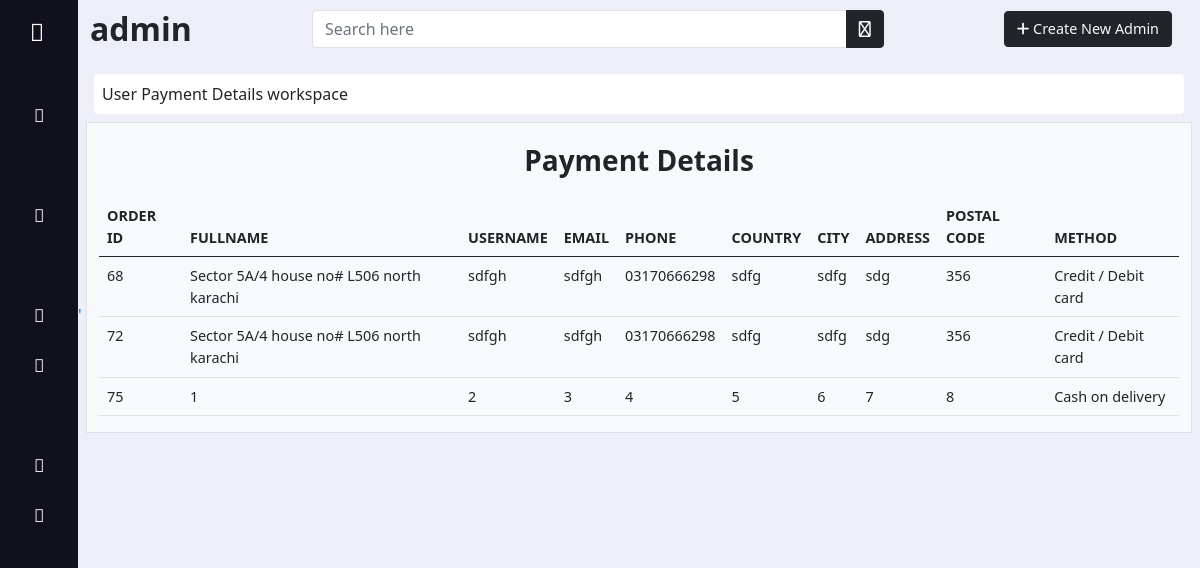
Page /admin/payment_detail.php (signed in) on the committed database.
### tables this page shows
CREATE TABLE `order_details` (
  `order_id` int(11) NOT NULL,
  `fullname` varchar(50) DEFAULT NULL,
  `username` varchar(100) DEFAULT NULL,
  `email` varchar(50) DEFAULT NULL,
  `phone_no` varchar(15) DEFAULT NULL,
  `country` varchar(50) DEFAULT NULL,
  `city` varchar(50) DEFAULT NULL,
  `address` varchar(100) DEFAULT NULL,
  `postal_code` int(11) DEFAULT NULL,
  `method` varchar(100) DEFAULT NULL,
  `user_id` int(11) DEFAULT NULL
);

### admin/payment_detail.php (the view, shortened to what this page needs)
<?php
include '../conn.php';
?>
<!doctype html>
<html lang="en">
<head>
    <link rel="stylesheet" href="../assets/bootstrap/css/bootstrap.min.css">
    <link rel="stylesheet" href="../assets/fontawesome/css/all.min.css">
    <link rel="stylesheet" href="../assets/fontawesome/css/fontawesome.min.css">
    <link rel="stylesheet" href="admin.css">
    <link rel="stylesheet" href="https://site-assets.fontawesome.com/releases/v6.1.2/css/all.css">
</head>
<body>
    <?php require '_asider.php'; ?>
    <main>
        <?php require '_header.php'; ?>
        <div class="row col-12 mx-auto d-flex justify-content-center rounded p-2">
            <div class="w-100 p-2   fs-6">
                <p style="background:white;" class=" rounded p-2 m-0">User Payment Details workspace</p>
            </div>
            <div class="col-12 border bg-light" style="max-height: 90vh;overflow-y:scroll;">
                <p class=" rounded p-2 my-2 fs-3 fw-bolder text-center">Payment Details</p>
                <table class="table border-bottom">
                    <thead>
                        <tr class="" style="font-weight: 600;font-size:.9rem;">
                            <td scope="col">ORDER ID</td>
                            <td scope="col">FULLNAME</td>
                            <td scope="col">USERNAME</td>
                            <td scope="col">EMAIL</td>
                            <td scope="col">PHONE</td>
                            <td scope="col">COUNTRY</td>
                            <td scope="col">CITY</td>
                            <td scope="col">ADDRESS</td>
                            <td scope="col">POSTAL CODE</td>
                            <td scope="col">METHOD</td>
                        </tr>
                    </thead>
                    <tbody style="font-size: .9rem; overflow-y:scroll;">
                        <?php
                        $sql = "SELECT * FROM `order_details`";
                        $run = mysqli_query($con, $sql);
                        while ($row = mysqli_fetch_array($run)) {
                        ?>
                            <tr>
                                <td><?php echo $row[0]  ?></td>
                                <td><?php echo $row[1]  ?></td>
                                <td><?php echo $row[2]  ?></td>
                                <td><?php echo $row[3]  ?></td>
                                <td><?php echo $row[4]  ?></td>
                                <td><?php echo $row[5]  ?></td>
                                <td><?php echo $row[6]  ?></td>
                                <td><?php echo $row[7]  ?></td>
                                <td><?php echo $row[8]  ?></td>
                                <td><?php echo $row[9]  ?></td>
                            </tr>
                        <?php
                        }
                        ?>
                    </tbody>
                </table>
            </div>
        </div>
    </main>
</body>
</html

### admin/admin.css (style rules this page uses)
* { margin: 0; padding: 0; box-sizing: border-box; }
body { background: #eeeef8 !important; }
main { left: 78px ; background-color: #eeeef8 !important; position: relative; width: calc(100% - 78px) !important; }

### rows in the picture
order_details: order_id "68", fullname "Sector 5A/4 house no# L506 north karachi", username "sdfgh", email "sdfgh", phone_no "03170666298", country "sdfg", city "sdfg", address "sdg", postal_code "356", method "Credit / Debit card"
order_details: order_id "72", fullname "Sector 5A/4 house no# L506 north karachi", username "sdfgh", email "sdfgh", phone_no "03170666298", country "sdfg", city "sdfg", address "sdg", postal_code "356", method "Credit / Debit card"
order_details: order_id "75", fullname "1", username "2", email "3", phone_no "4", country "5", city "6", address "7", postal_code "8", method "Cash on delivery"

### other values in the picture
$_SESSION['admin'] "admin"
